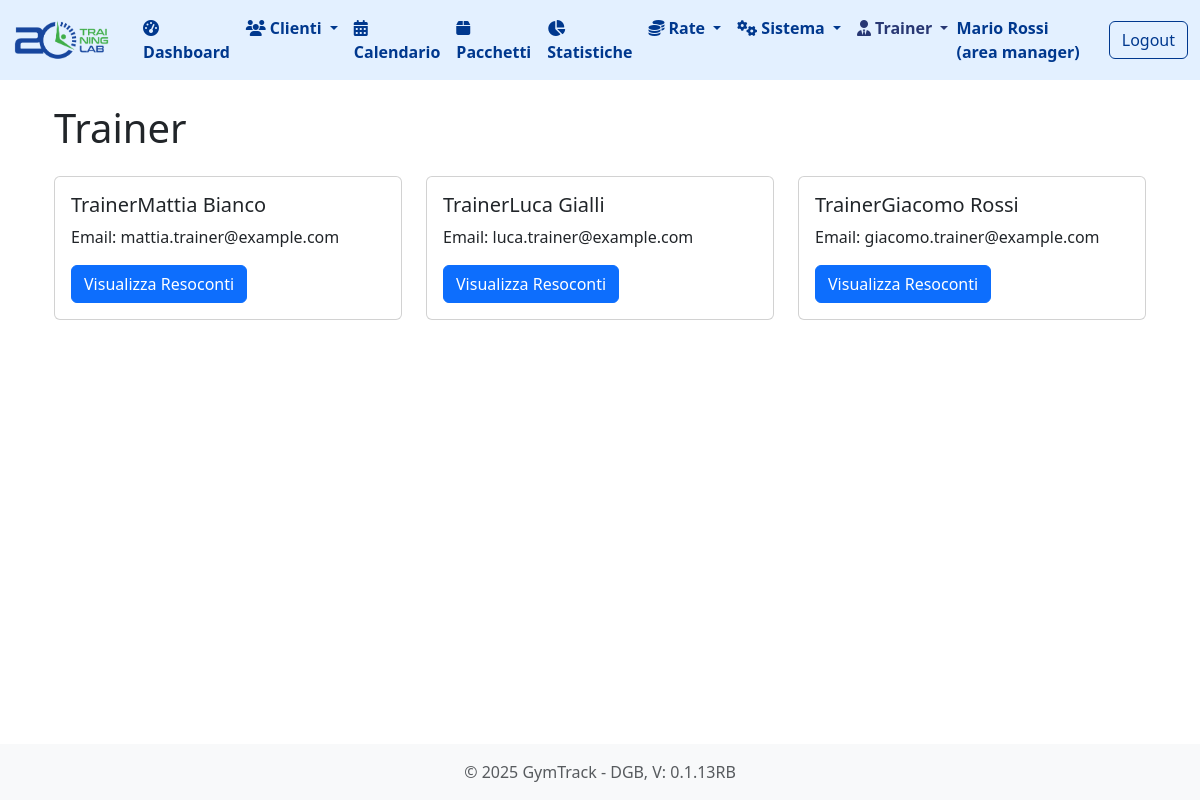
Page /trainers (signed in) on the committed database.
### tables this page shows
CREATE TABLE trainer (
                id INTEGER PRIMARY KEY AUTOINCREMENT,
                nome TEXT NOT NULL,
                cognome TEXT NOT NULL,
                email TEXT UNIQUE NOT NULL,
                password TEXT NOT NULL,
                sede_id INTEGER NOT NULL,
                attivo BOOLEAN DEFAULT 1,
                data_creazione TIMESTAMP DEFAULT CURRENT_TIMESTAMP,
                FOREIGN KEY (sede_id) REFERENCES sede(id)
            );

### routes/trainers.py (the view, shortened to what this page needs)
@trainers_bp.route('/trainers', methods=['GET'])
@login_required
def view_trainers():
    user_role = session.get('user_role')
    user_email = session.get('user_email')
    sede_ids = []
    if user_role == 'sede':
        sede = db.get_sede_by_email(user_email)
        if sede:
            sede_ids.append(sede['id'])
    elif user_role == 'societa':
        societa = db.get_societa_by_email(user_email)
        if societa:
            sedi = db.get_sedi_by_societa(societa['id'])
            sede_ids.extend([sede['id'] for sede in sedi])
    elif user_role == 'area manager':
        societa = db.get_societa_by_area_manager_email(user_email)
        for company in societa:
            sedi = db.get_sedi_by_societa(company['id'])
            sede_ids.extend([sede['id'] for sede in sedi])
    sede_ids = [sede_id for sede_id in sede_ids if sede_id is not None]
    trainers = db.get_trainers_with_status(sede_ids)
    return render_template('trainer/view_trainers.html', trainers=trainers)

### app.py (called while the page is built)
@app.before_request
def setup():
    db.init_db()
    db.create_user_tables()
    g.hierarchy = db.build_hierarchy(session.get('user_role'), session.get('user_email'))

### database.py (called while the page is built, shortened)
def get_db_connection():
    conn = sqlite3.connect(DATABASE_PATH)
    conn.row_factory = sqlite3.Row
    return conn

def init_db():
    if os.path.exists(DATABASE_PATH):
        return

def get_societa_by_area_manager(area_manager_id):
    conn = get_db_connection()
    societa = conn.execute('SELECT * FROM societa WHERE area_manager_id = ?', (area_manager_id,)).fetchall()
    conn.close()
    return societa

def get_sedi_by_societa(societa_id):
    conn = get_db_connection()
    sedi = conn.execute('SELECT * FROM sede WHERE societa_id = ?', (societa_id,)).fetchall()
    conn.close()
    return sedi

def get_trainers_by_sede(sede_id):
    conn = get_db_connection()
    try:
        trainers = conn.execute('SELECT * FROM trainer WHERE sede_id = ?', (sede_id,)).fetchall()
        return trainers
    finally:
        conn.close()

def get_societa_by_area_manager_email(email):
    conn = get_db_connection()
    area_manager = conn.execute('SELECT * FROM area_manager WHERE email = ?', (email,)).fetchone()
    if area_manager:
        societa = conn.execute('SELECT * FROM societa WHERE area_manager_id = ?', (area_manager['id'],)).fetchall()
    else:
        societa = []
    conn.close()
    return societa

def get_area_manager_by_email(email):
    conn = get_db_connection()
    try:
        area_manager = conn.execute('SELECT * FROM area_manager WHERE email = ?', (email,)).fetchone()
        return area_manager
    finally:
        conn.close()

def get_trainers_with_status(sede_ids):
    conn = get_db_connection()
    try:
        placeholders = ','.join('?' for _ in sede_ids)
        query = f'''
            SELECT
                t.id,
                t.nome,
                t.cognome,
                t.email,
                COALESCE((
                    SELECT e.azione
                    FROM eventi e
                    WHERE e.email = t.email AND (e.azione = 'entra' OR e.azione = 'esci')
                    ORDER BY e.data_evento DESC LIMIT 1
                ), 'esci') AS stato
            FROM trainer t
            WHERE t.sede_id IN ({placeholders})
            ORDER BY t.cognome, t.nome
        '''
        trainers = conn.execute(query, sede_ids).fetchall()
        return [dict(trainer) for trainer in trainers]
    finally:
        conn.close()

### templates/trainer/view_trainers.html (shortened to what this page needs)
{% extends "base.html" %}
{% block content %}
<div class="container">
    <h1 class="mt-4">Trainer</h1>
    <div class="row mt-4">
        {% for trainer in trainers %}
        <div class="col-md-4 mb-4">
            <div class="card">
                <div class="card-body">
                    <h5 class="card-title">{{ trainer.nome }} {{ trainer.cognome }}</h5>
                    <p class="card-text">Email: {{ trainer.email }}</p>
                    <a href="{{ url_for('trainers.trainer_resoconti', trainer_id=trainer.id) }}" class="btn btn-primary">
                        Visualizza Resoconti
                    </a>
                </div>
            </div>
        </div>
        {% endfor %}
    </div>
</div>
{% endblock %}

### rows in the picture
trainer: nome "TrainerMattia", cognome "Bianco", email "mattia.trainer@example.com"
trainer: nome "TrainerLuca", cognome "Gialli", email "luca.trainer@example.com"
trainer: nome "TrainerGiacomo", cognome "Rossi", email "giacomo.trainer@example.com"

### other values in the picture
{{ session.user_name }} "Mario Rossi"
{{ session.user_role }} "area manager"
